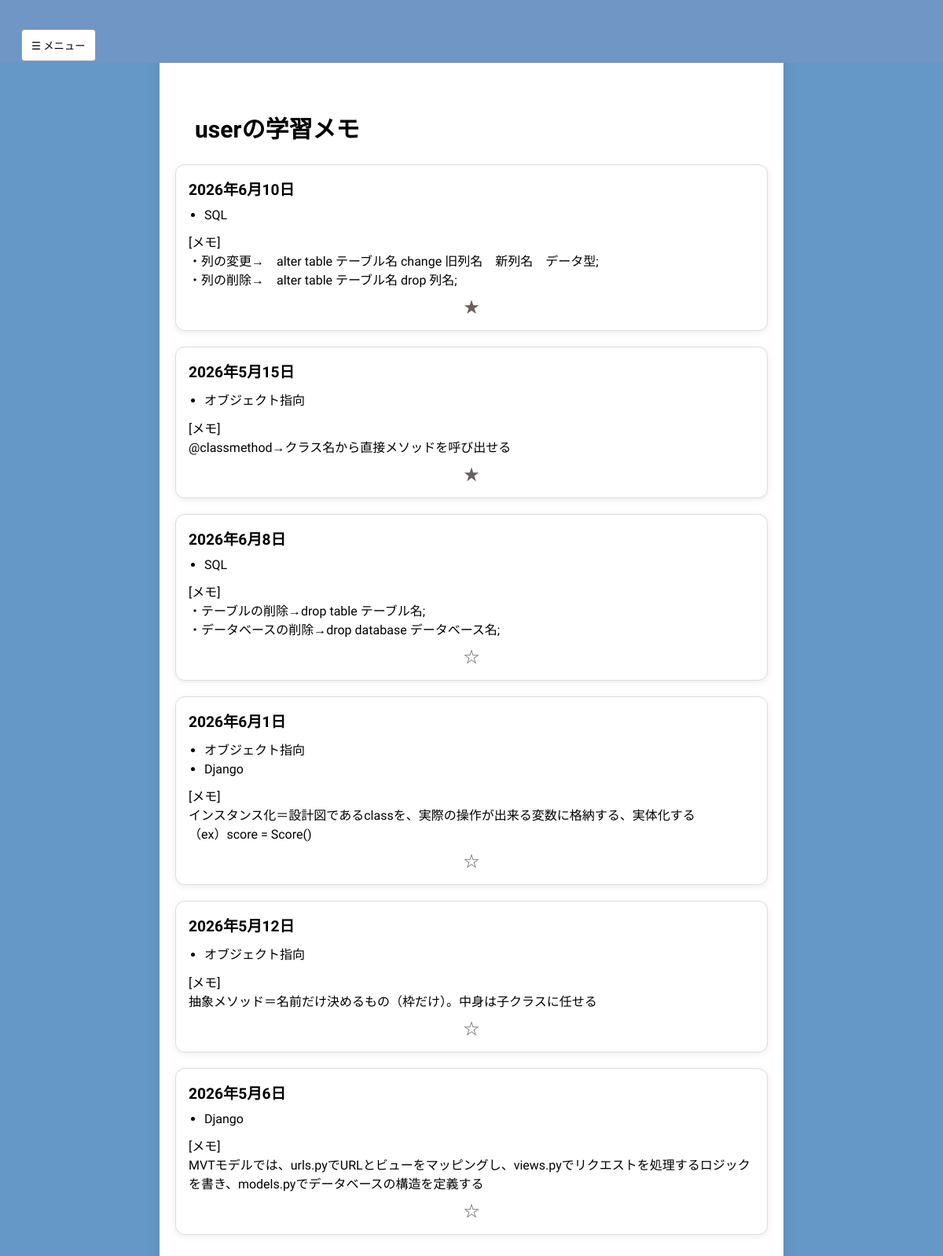
Screenshot of /study-memo-album/ (signed in) with the database file from the repository.
### record/models.py (models this page shows, shortened)
class StudyRecord(models.Model):
    user = models.ForeignKey(User, on_delete=models.CASCADE)
    date = models.DateField(verbose_name="日付")
    memo = models.TextField(verbose_name="メモ",blank=True) # 学習内容など
    created_at = models.DateTimeField(auto_now_add=True)
    updated_at = models.DateTimeField(auto_now=True)
    favorite = models.BooleanField(default=False, verbose_name="お気に入り登録")
    created_at = models.DateTimeField(auto_now_add=True)
    updated_at = models.DateTimeField(auto_now=True)

class StudyRecordItem(models.Model):
    record = models.ForeignKey(StudyRecord, on_delete=models.CASCADE, related_name='items')
    subject = models.CharField(verbose_name="カテゴリー",max_length=100)
    study_time = models.PositiveIntegerField(verbose_name="学習時間(分)",help_text="分")

### record/views.py (the view)
# urls.py: path('study-memo-album/', StudyMemoAlbumView.as_view(), name='study_memo'),
class StudyMemoAlbumView(LoginRequiredMixin, ListView):
   model = StudyRecord
   template_name = 'record/studymemo.html'
   context_object_name = 'records'
   def get_queryset(self):
        return StudyRecord.objects.filter(
            user=self.request.user
        ).prefetch_related('items').order_by('-favorite','-date')

### record/templates/record/studymemo.html (shortened to what this page needs)
{% extends 'record/base.html' %}
{% load static %}
{% load imagekit %}
{% block content %}
<h2>{{ request.user }}の学習メモ</h2>
  {% for record in records %}
  <div class="card">
      <div class="study-date">{{ record.date|date:"Y年n月j日" }}</div>
 <ul class="category-list">
      {% for item in record.items.all %}
        <li>{{ item.subject }}</li>
      {% endfor %}
    </ul>
      {% if record.memo %}
      <div class="study-memo">
        [メモ]
        <br>
          {{ record.memo|linebreaksbr }}
      </div>
        {% else %}
          <p class="memo-text empty">メモなし</p>
        {% endif %}
        <form method="post" action="{% url 'study_record_favorite_toggle' record.pk %}" class="favorite-form">
      <button type="submit" class="star-button">
        {% if record.favorite %}★{% else %}☆{% endif %}
      </button>
    </form>
  </div>
  {% empty %}
    <p>学習メモがありません。</p>
  {% endfor %}
{% endblock %}

### record/static/record/style.css (style rules this page uses)
body { background-color: #6698c7; margin: 0; font-family: 'Zen Maru Gothic', sans-serif; }
* { font-family: 'Zen Maru Gothic', sans-serif; }
button, input, textarea { font-family: 'Zen Maru Gothic', sans-serif; }
h2 { display: block; margin-left: 25px; font-size: 30px; }
ul { margin-left: 0px; }
button { margin-top: 15px; }
.category-list { margin: 8px 0 12px; padding-left: 20px; }
.category-list li { margin-bottom: 4px; }
.card { position: relative; background: #fff; border-radius: 12px; padding: 16px; margin-bottom: 20px; box-shadow: 0 2px 8px rgba(0, 0, 0, 0.08); border: 1px solid #ddd; }
.study-date { font-size: 1.2rem; font-weight: bold; margin-bottom: 10px; }
.study-subject, .study-time, .study-memo { margin-bottom: 8px; }
.star-button { border: none; background: transparent; font-size: 1rem; cursor: pointer; padding: 0; color: #666161; font-size: 20px; display: block; margin: 0 auto; }

### rows the page displays
StudyRecord: date "2026年6月10日", memo "・列の変更→ alter table テーブル名 change 旧列名 新列名 データ型; ・列の削除→ alter table テーブル名 drop 列名;"
StudyRecordItem: subject "SQL"
StudyRecord: date "2026年5月15日", memo "@classmethod→クラス名から直接メソッドを呼び出せる"
StudyRecordItem: subject "オブジェクト指向"
StudyRecord: date "2026年6月8日", memo "・テーブルの削除→drop table テーブル名; ・データベースの削除→drop database データベース名;"
StudyRecordItem: subject "SQL"
StudyRecord: date "2026年6月1日", memo "インスタンス化＝設計図であるclassを、実際の操作が出来る変数に格納する、実体化する （ex）score = Score()"
StudyRecordItem: subject "オブジェクト指向"
StudyRecordItem: subject "Django"
StudyRecord: date "2026年5月12日", memo "抽象メソッド＝名前だけ決めるもの（枠だけ）。中身は子クラスに任せる"
StudyRecordItem: subject "オブジェクト指向"
StudyRecord: date "2026年5月6日", memo "MVTモデルでは、urls.pyでURLとビューをマッピングし、views.pyでリクエストを処理するロジックを書き、models.pyでデータベースの構造を定義する"
StudyRecordItem: subject "Django"

### other values shown
{{ request.user }} "user"
